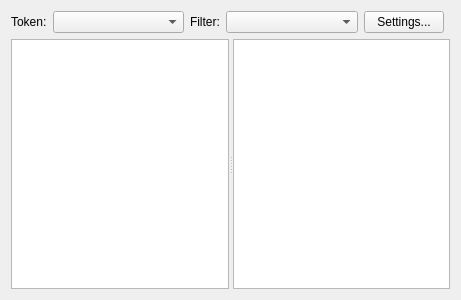
<?xml version="1.0" encoding="UTF-8"?>
<ui version="4.0">
 <class>tool</class>
 <widget class="QWidget" name="tool">
  <property name="geometry">
   <rect>
    <x>0</x>
    <y>0</y>
    <width>461</width>
    <height>300</height>
   </rect>
  </property>
  <property name="windowTitle">
   <string>tool</string>
  </property>
  <layout class="QGridLayout" name="gridLayout">
   <item row="1" column="3">
    <widget class="KHistoryComboBox" name="filter">
     <property name="sizePolicy">
      <sizepolicy hsizetype="Expanding" vsizetype="Fixed">
       <horstretch>0</horstretch>
       <verstretch>0</verstretch>
      </sizepolicy>
     </property>
     <property name="whatsThis">
      <string>A regular expression which must also be matched. Use %{token} to include the token.

This can be used to get the effect of full text searching for strings which contain the token and match the filter.</string>
     </property>
     <property name="insertPolicy">
      <enum>QComboBox::InsertAtTop</enum>
     </property>
    </widget>
   </item>
   <item row="1" column="1">
    <widget class="KHistoryComboBox" name="token">
     <property name="sizePolicy">
      <sizepolicy hsizetype="Expanding" vsizetype="Fixed">
       <horstretch>0</horstretch>
       <verstretch>0</verstretch>
      </sizepolicy>
     </property>
     <property name="whatsThis">
      <string>Find a symbol, filename or other token using auto-completion. Hit return to lookup occurrences within files.</string>
     </property>
     <property name="insertPolicy">
      <enum>QComboBox::InsertAtTop</enum>
     </property>
    </widget>
   </item>
   <item row="1" column="4">
    <widget class="QPushButton" name="settings">
     <property name="text">
      <string>Settings...</string>
     </property>
    </widget>
   </item>
   <item row="1" column="0">
    <widget class="QLabel" name="labelToken">
     <property name="text">
      <string>Token:</string>
     </property>
     <property name="buddy">
      <cstring>token</cstring>
     </property>
    </widget>
   </item>
   <item row="2" column="0" colspan="6">
    <widget class="QSplitter" name="results">
     <property name="orientation">
      <enum>Qt::Horizontal</enum>
     </property>
     <widget class="QTableView" name="matches">
      <property name="whatsThis">
       <string>Filtered matches for the token. Activate a match to jump to it.</string>
      </property>
      <property name="editTriggers">
       <set>QAbstractItemView::NoEditTriggers</set>
      </property>
      <property name="selectionMode">
       <enum>QAbstractItemView::SingleSelection</enum>
      </property>
      <property name="selectionBehavior">
       <enum>QAbstractItemView::SelectRows</enum>
      </property>
      <attribute name="verticalHeaderVisible">
       <bool>false</bool>
      </attribute>
     </widget>
     <widget class="QTableView" name="history">
      <property name="whatsThis">
       <string>Stack of previous locations. Activate an item to jump to it.</string>
      </property>
      <property name="editTriggers">
       <set>QAbstractItemView::NoEditTriggers</set>
      </property>
      <property name="selectionMode">
       <enum>QAbstractItemView::SingleSelection</enum>
      </property>
      <property name="selectionBehavior">
       <enum>QAbstractItemView::SelectRows</enum>
      </property>
      <attribute name="verticalHeaderVisible">
       <bool>false</bool>
      </attribute>
     </widget>
    </widget>
   </item>
   <item row="1" column="2">
    <widget class="QLabel" name="labelFilter">
     <property name="text">
      <string>Filter:</string>
     </property>
     <property name="buddy">
      <cstring>filter</cstring>
     </property>
    </widget>
   </item>
  </layout>
 </widget>
 <customwidgets>
  <customwidget>
   <class>KComboBox</class>
   <extends>QComboBox</extends>
   <header>kcombobox.h</header>
  </customwidget>
  <customwidget>
   <class>KHistoryComboBox</class>
   <extends>KComboBox</extends>
   <header>khistorycombobox.h</header>
  </customwidget>
 </customwidgets>
 <tabstops>
  <tabstop>token</tabstop>
  <tabstop>matches</tabstop>
  <tabstop>history</tabstop>
  <tabstop>filter</tabstop>
  <tabstop>settings</tabstop>
 </tabstops>
 <resources/>
 <connections/>
</ui>
